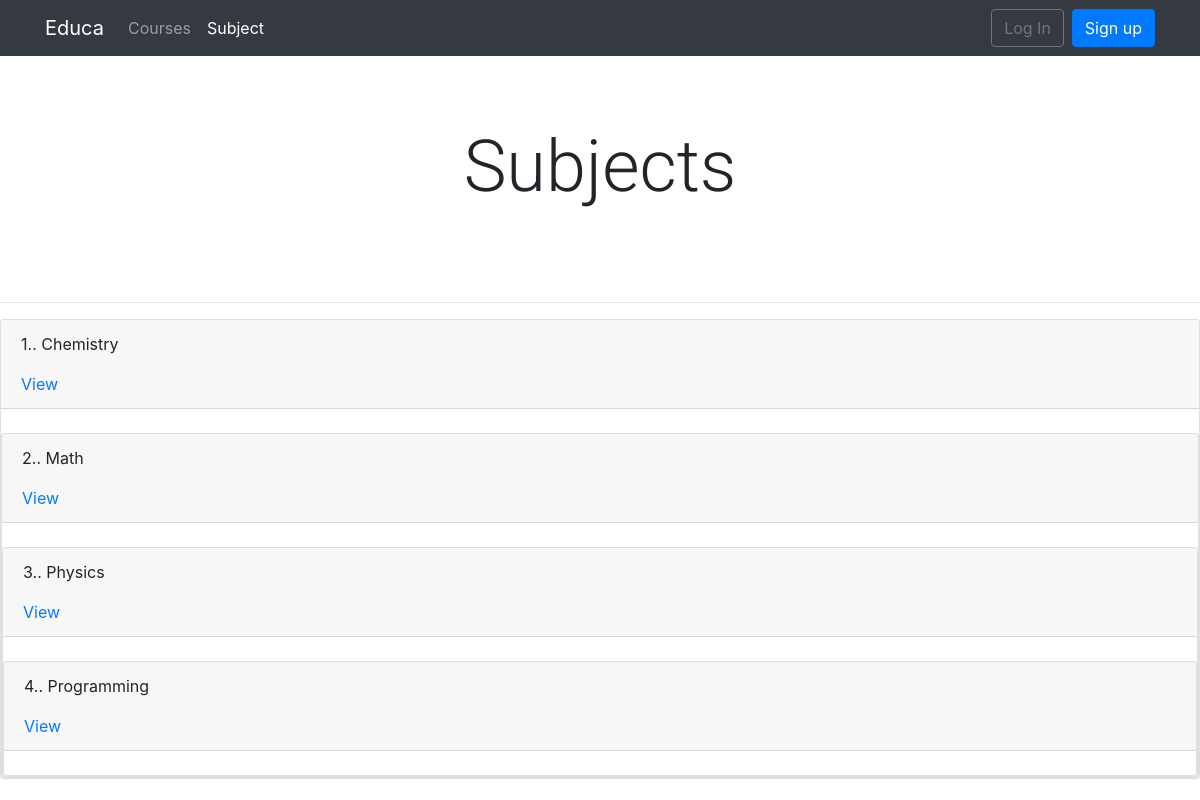
The page /course/subject/ on the database as committed earlier.
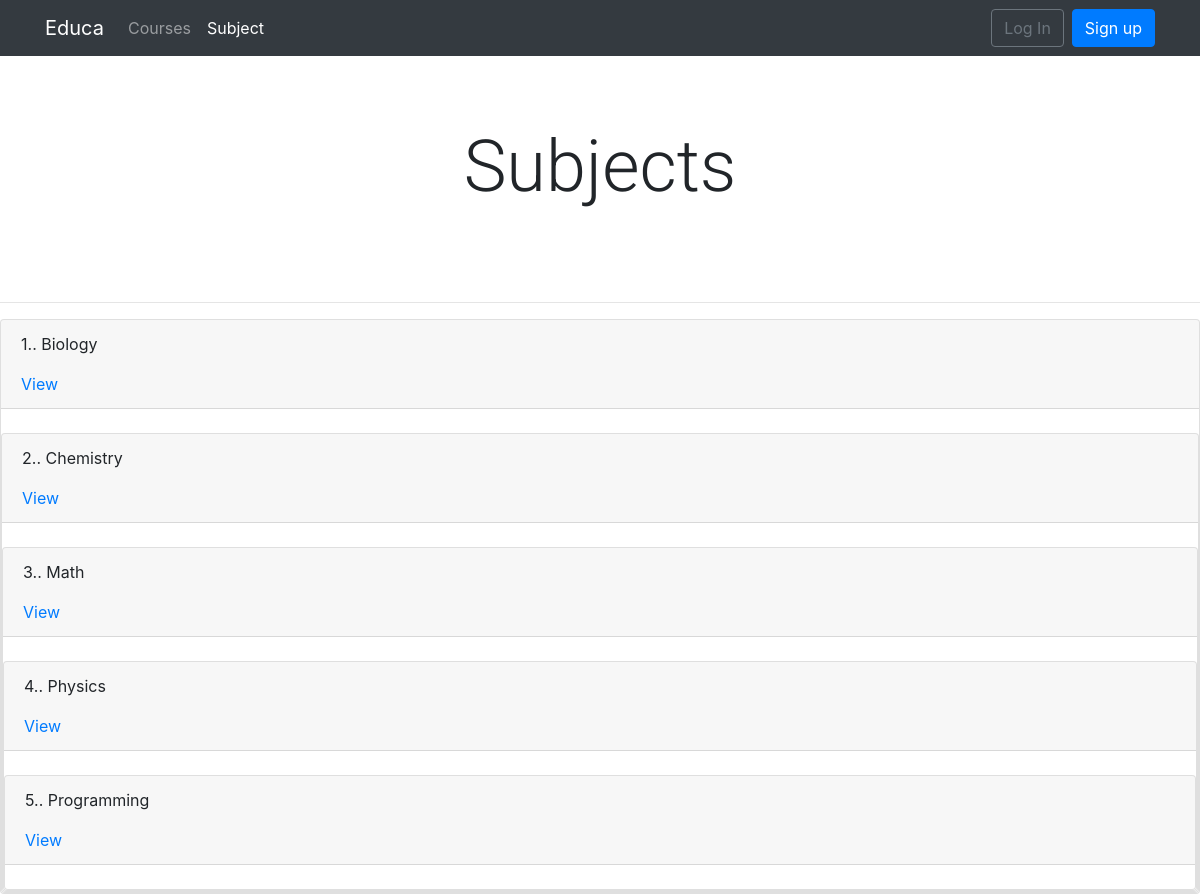
The same page on the database as committed later.
### courses/models.py (models this page shows, shortened)
class Subject(models.Model):
    title = models.CharField(max_length=200)
    slug = models.SlugField(max_length=200, unique=True)
    class Meta:
        ordering = ['title']

### courses/views.py (the view)
class SubjectListView(ListView):
    model = Subject
    template_name = 'courses/subject/list.html'

### templates/courses/subject/list.html
{% extends 'base.html' %}
{% block content %}
<br>
<h2 class="display-3"> Subjects </h2>
<br>
<br>
<hr>
{% for sub in object_list %}
    <div class="card">
<div class="card-header">
        <p><span class='text-weight-bold'> {{forloop.counter}}.</span>. {{sub.title}}</p>
        <a href="{% url 'course_list_subject' sub.slug %}" >View</a>
</div>
    <br />
  {% endfor %}
{% endblock content %}

Rows that differ between the two databases and show on the page:
added Subject: title "Biology"
